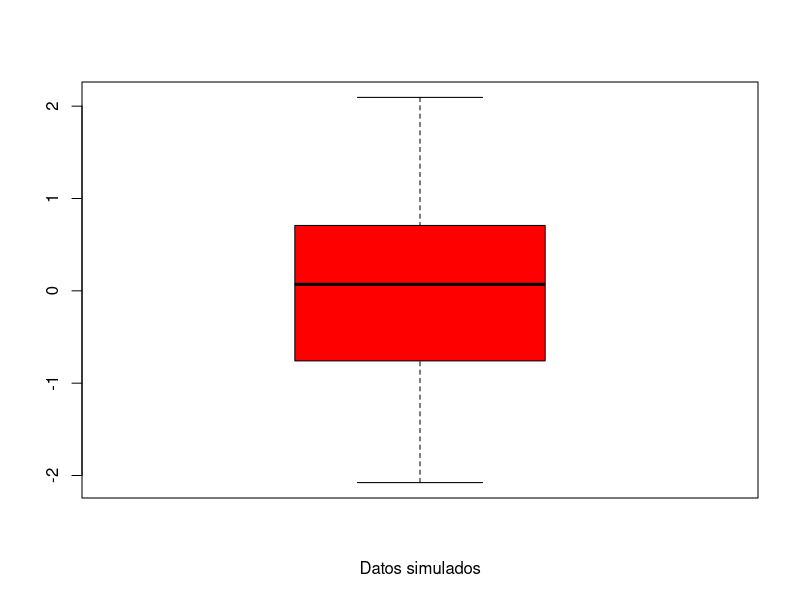

Source code (R):
## ---- chunk 1
res <- t.test(mpg ~ am, data=mtcars)
res$p.value
## ---- chunk 2
n <- 10
sqrt(n)
## ---- chunk 3
dat <- rnorm(100)
boxplot(dat, col='red', xlab='Datos simulados')
